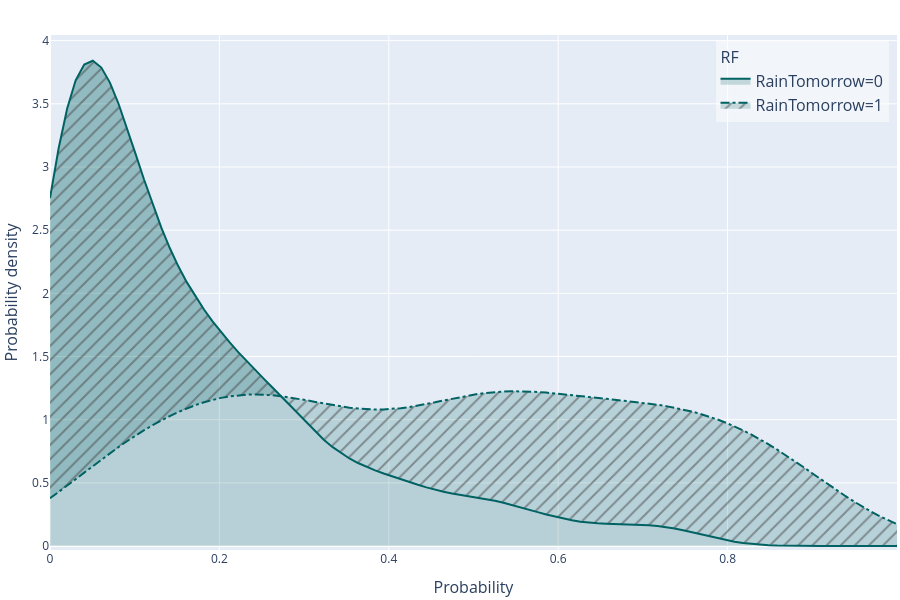

Notebook code cell kept with this figure:
### Code cell
# Visualize a distribuição das probabilidades previstas
experionml.winner.plot_probabilities()
